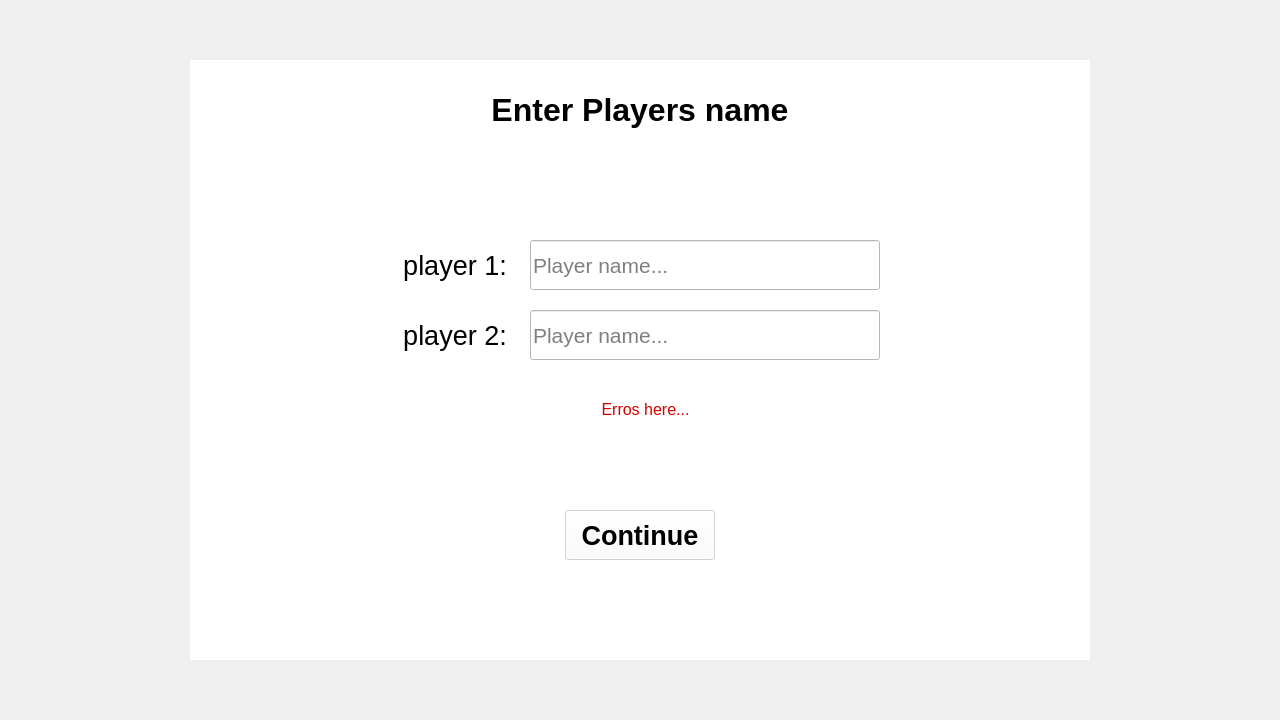
<?xml version="1.0" encoding="UTF-8"?>
<ui version="4.0">
 <class>LoginScreen</class>
 <widget class="QWidget" name="LoginScreen">
  <property name="geometry">
   <rect>
    <x>0</x>
    <y>0</y>
    <width>1280</width>
    <height>720</height>
   </rect>
  </property>
  <property name="windowTitle">
   <string>Form</string>
  </property>
  <layout class="QGridLayout" name="gridLayout">
   <item row="0" column="0">
    <widget class="QGroupBox" name="groupBox">
     <property name="enabled">
      <bool>true</bool>
     </property>
     <property name="minimumSize">
      <size>
       <width>900</width>
       <height>600</height>
      </size>
     </property>
     <property name="maximumSize">
      <size>
       <width>900</width>
       <height>600</height>
      </size>
     </property>
     <property name="styleSheet">
      <string notr="true">background-color: rgb(255, 255, 255);</string>
     </property>
     <property name="title">
      <string/>
     </property>
     <property name="alignment">
      <set>Qt::AlignmentFlag::AlignCenter</set>
     </property>
     <widget class="QLabel" name="titleLabel">
      <property name="geometry">
       <rect>
        <x>0</x>
        <y>0</y>
        <width>900</width>
        <height>100</height>
       </rect>
      </property>
      <property name="sizePolicy">
       <sizepolicy hsizetype="Preferred" vsizetype="Preferred">
        <horstretch>0</horstretch>
        <verstretch>0</verstretch>
       </sizepolicy>
      </property>
      <property name="minimumSize">
       <size>
        <width>900</width>
        <height>100</height>
       </size>
      </property>
      <property name="maximumSize">
       <size>
        <width>900</width>
        <height>100</height>
       </size>
      </property>
      <property name="font">
       <font>
        <pointsize>24</pointsize>
        <italic>false</italic>
        <bold>true</bold>
        <underline>false</underline>
        <strikeout>false</strikeout>
        <kerning>true</kerning>
       </font>
      </property>
      <property name="styleSheet">
       <string notr="true">color: rgb(0, 0, 0);</string>
      </property>
      <property name="text">
       <string>Enter Players name</string>
      </property>
      <property name="alignment">
       <set>Qt::AlignmentFlag::AlignCenter</set>
      </property>
     </widget>
     <widget class="QWidget" name="widget" native="true">
      <property name="geometry">
       <rect>
        <x>0</x>
        <y>100</y>
        <width>900</width>
        <height>500</height>
       </rect>
      </property>
      <property name="minimumSize">
       <size>
        <width>900</width>
        <height>500</height>
       </size>
      </property>
      <property name="maximumSize">
       <size>
        <width>900</width>
        <height>500</height>
       </size>
      </property>
      <widget class="QLineEdit" name="lineEditP2">
       <property name="geometry">
        <rect>
         <x>340</x>
         <y>150</y>
         <width>350</width>
         <height>50</height>
        </rect>
       </property>
       <property name="font">
        <font>
         <pointsize>16</pointsize>
        </font>
       </property>
       <property name="styleSheet">
        <string notr="true">color: rgb(0, 0, 0);</string>
       </property>
       <property name="maxLength">
        <number>20</number>
       </property>
       <property name="placeholderText">
        <string>Player name...</string>
       </property>
      </widget>
      <widget class="QPushButton" name="continueBtn">
       <property name="enabled">
        <bool>false</bool>
       </property>
       <property name="geometry">
        <rect>
         <x>375</x>
         <y>350</y>
         <width>150</width>
         <height>50</height>
        </rect>
       </property>
       <property name="font">
        <font>
         <pointsize>20</pointsize>
         <bold>true</bold>
        </font>
       </property>
       <property name="styleSheet">
        <string notr="true">color: rgb(0, 0, 0);</string>
       </property>
       <property name="text">
        <string>Continue</string>
       </property>
      </widget>
      <widget class="QLineEdit" name="lineEditP1">
       <property name="geometry">
        <rect>
         <x>340</x>
         <y>80</y>
         <width>350</width>
         <height>50</height>
        </rect>
       </property>
       <property name="font">
        <font>
         <pointsize>16</pointsize>
        </font>
       </property>
       <property name="styleSheet">
        <string notr="true">color: rgb(0, 0, 0);</string>
       </property>
       <property name="text">
        <string/>
       </property>
       <property name="maxLength">
        <number>20</number>
       </property>
       <property name="placeholderText">
        <string>Player name...</string>
       </property>
      </widget>
      <widget class="QLabel" name="label">
       <property name="geometry">
        <rect>
         <x>210</x>
         <y>80</y>
         <width>110</width>
         <height>50</height>
        </rect>
       </property>
       <property name="font">
        <font>
         <pointsize>20</pointsize>
        </font>
       </property>
       <property name="styleSheet">
        <string notr="true">color: rgb(0, 0, 0);</string>
       </property>
       <property name="text">
        <string>player 1:</string>
       </property>
       <property name="alignment">
        <set>Qt::AlignmentFlag::AlignCenter</set>
       </property>
      </widget>
      <widget class="QLabel" name="label_2">
       <property name="geometry">
        <rect>
         <x>210</x>
         <y>150</y>
         <width>110</width>
         <height>50</height>
        </rect>
       </property>
       <property name="font">
        <font>
         <pointsize>20</pointsize>
         <underline>false</underline>
        </font>
       </property>
       <property name="styleSheet">
        <string notr="true">color: rgb(0, 0, 0);
</string>
       </property>
       <property name="text">
        <string>player 2:</string>
       </property>
       <property name="alignment">
        <set>Qt::AlignmentFlag::AlignCenter</set>
       </property>
      </widget>
      <widget class="QLabel" name="errorLabel">
       <property name="geometry">
        <rect>
         <x>220</x>
         <y>240</y>
         <width>471</width>
         <height>71</height>
        </rect>
       </property>
       <property name="font">
        <font>
         <pointsize>12</pointsize>
        </font>
       </property>
       <property name="styleSheet">
        <string notr="true">color: rgb(213, 0, 0);</string>
       </property>
       <property name="text">
        <string>Erros here...</string>
       </property>
       <property name="alignment">
        <set>Qt::AlignmentFlag::AlignHCenter|Qt::AlignmentFlag::AlignTop</set>
       </property>
      </widget>
     </widget>
    </widget>
   </item>
  </layout>
 </widget>
 <tabstops>
  <tabstop>lineEditP1</tabstop>
  <tabstop>lineEditP2</tabstop>
  <tabstop>continueBtn</tabstop>
 </tabstops>
 <resources/>
 <connections/>
</ui>
